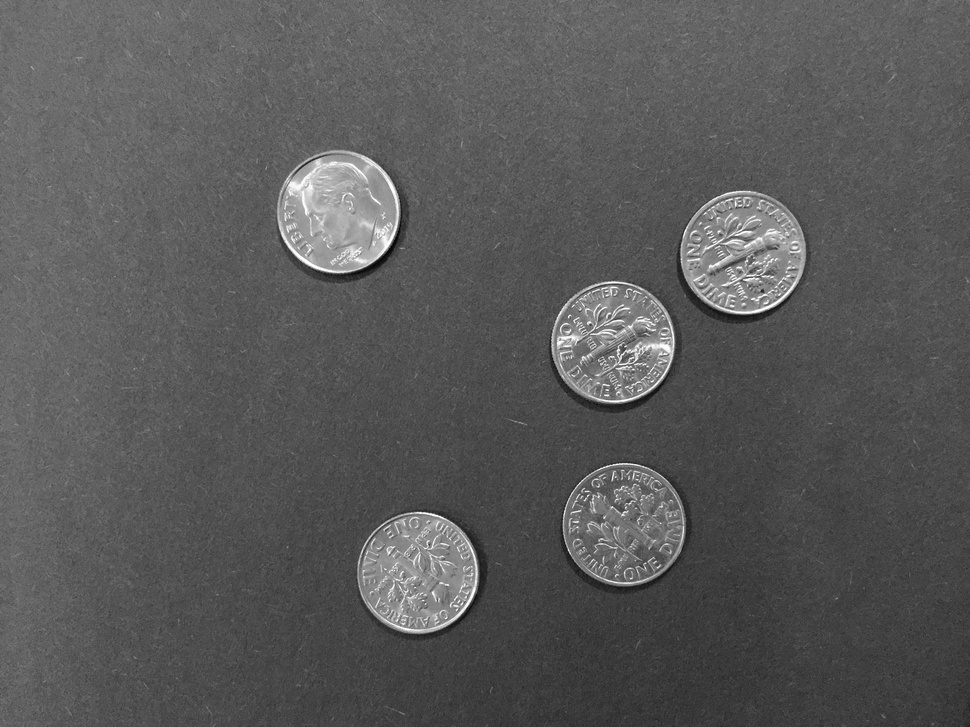
%> input picture 2 Data Processing and Feature Engineering/Module 5/Images/CoinImages/Dime/dimes1.jpg, 970 x 727 px, shrunk from 3264 x 2448 before the run
$ octave --eval "result = segmentTextImage(imread('Images/CoinImages/Dime/dimes1.jpg'));"   (GNU Octave 9; MATLAB toolbox functions it lacks are replaced by stand-ins)
%> lines starting %> are read from the running program, lines starting %| are printed output that depends on the picture; in (x1, y1, x2, y2) boxes, pixels count from 0 and x2, y2 are one past the last pixel; in counts of white or black regions, pixels touching at a corner belong together; the program's own positions count from 1
function [BW,maskedImage] = segmentTextImage(X)
%segmentImage Segment image using auto-generated code from imageSegmenter app
%  [BW,MASKEDIMAGE] = segmentImage(X) segments image X using auto-generated
%  code from the imageSegmenter app. The final segmentation is returned in
%  BW, and a masked image is returned in MASKEDIMAGE.

% Auto-generated by imageSegmenter app on 11-May-2020
%----------------------------------------------------


% Adjust data to span data range.
X = imadjust(X);
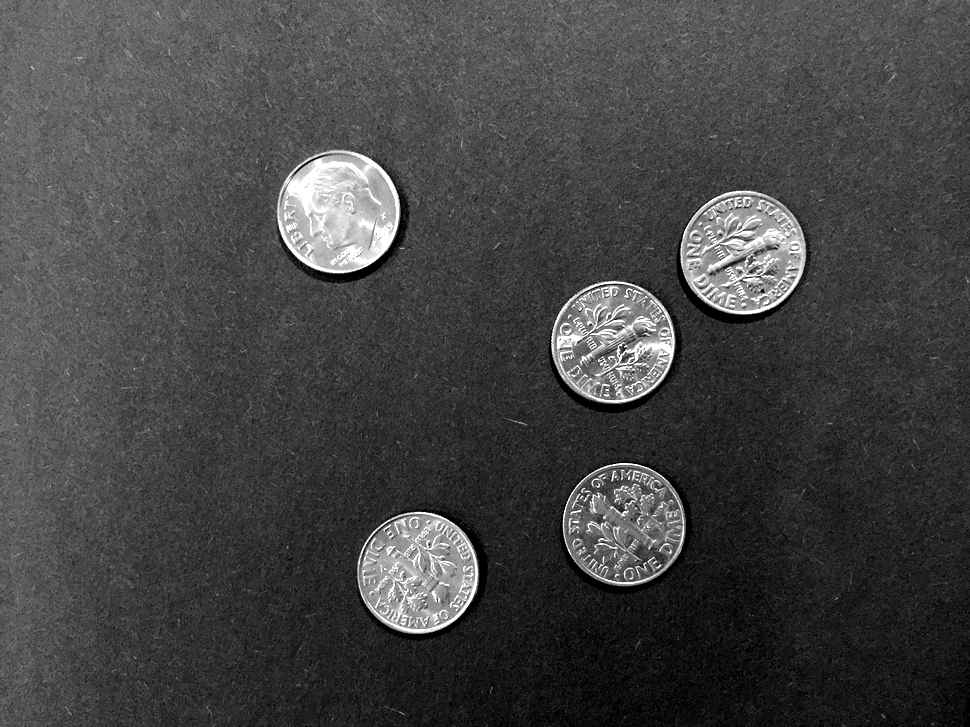
%> X: size 727x970 uint8; min 0, max 255, mean 68.7

% Threshold image - adaptive threshold
BW = imbinarize(X, 'adaptive', 'Sensitivity', 0.900000, 'ForegroundPolarity', 'bright');
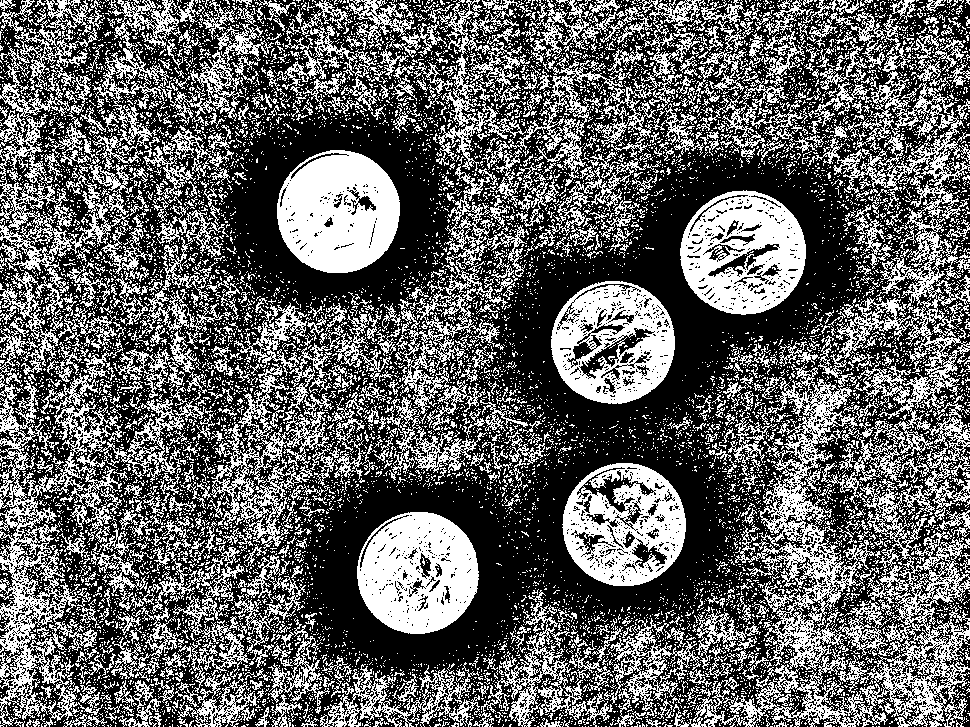
%> BW: size 727x970 logical; 39.2% white in thin lines or dots

% Create masked image.
maskedImage = X;
maskedImage(~BW) = 0;
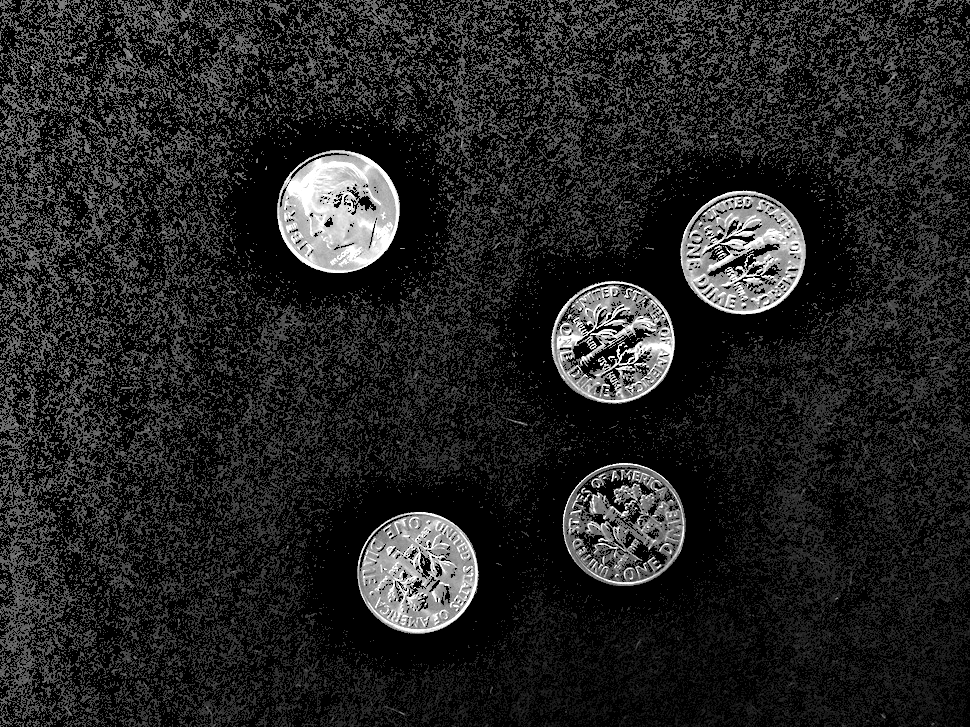
%> maskedImage: size 727x970 uint8; min 0, max 255, mean 36
end

$ run again, on 2 Data Processing and Feature Engineering/Module 5/Images/CoinImages/Dime/dimes2.jpg
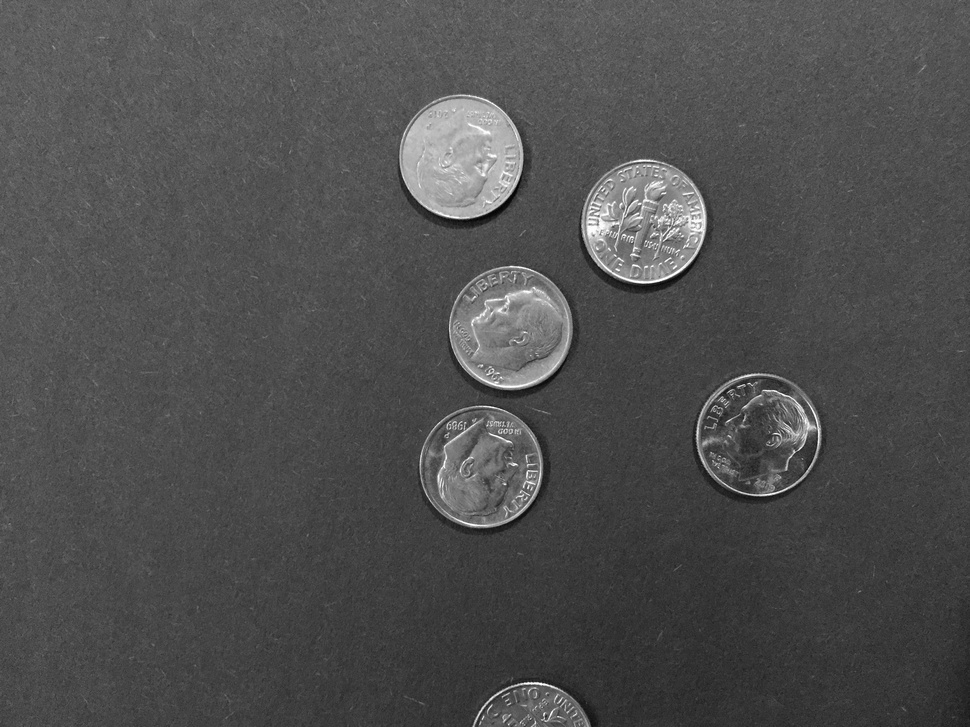
%> input picture 2 Data Processing and Feature Engineering/Module 5/Images/CoinImages/Dime/dimes2.jpg, 970 x 727 px, shrunk from 3264 x 2448 before the run
%> in segmentTextImage, `BW = imbinarize(X, 'adaptive', 'Sensitivity', 0.900000, 'ForegroundPol..`:
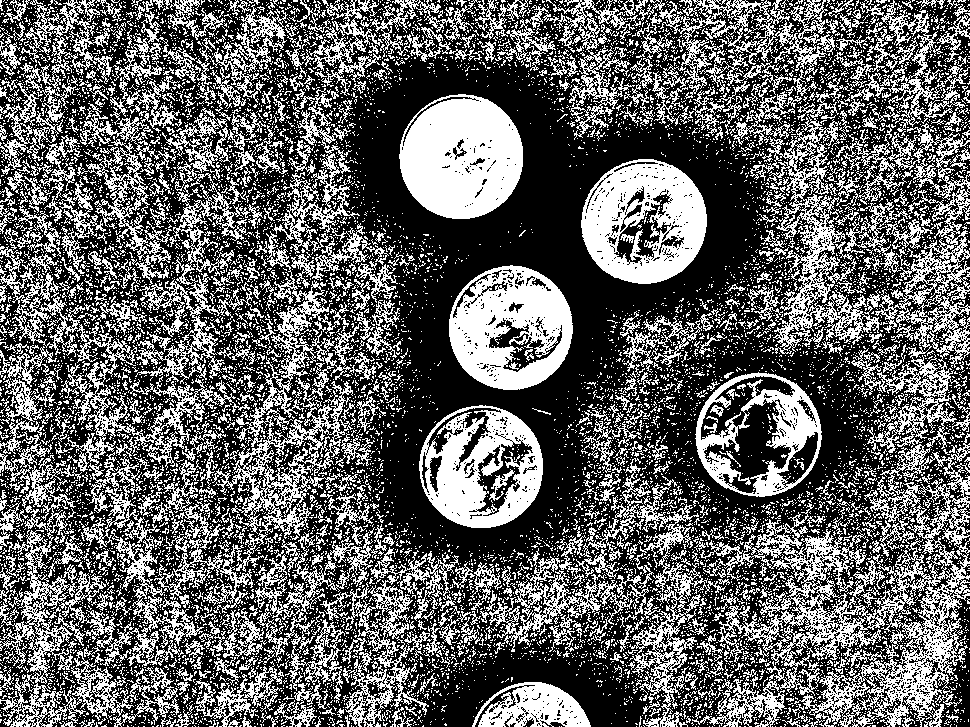
%> BW: size 727x970 logical; 38.9% white in thin lines or dots
%> in segmentTextImage, `maskedImage(~BW) = 0;`:
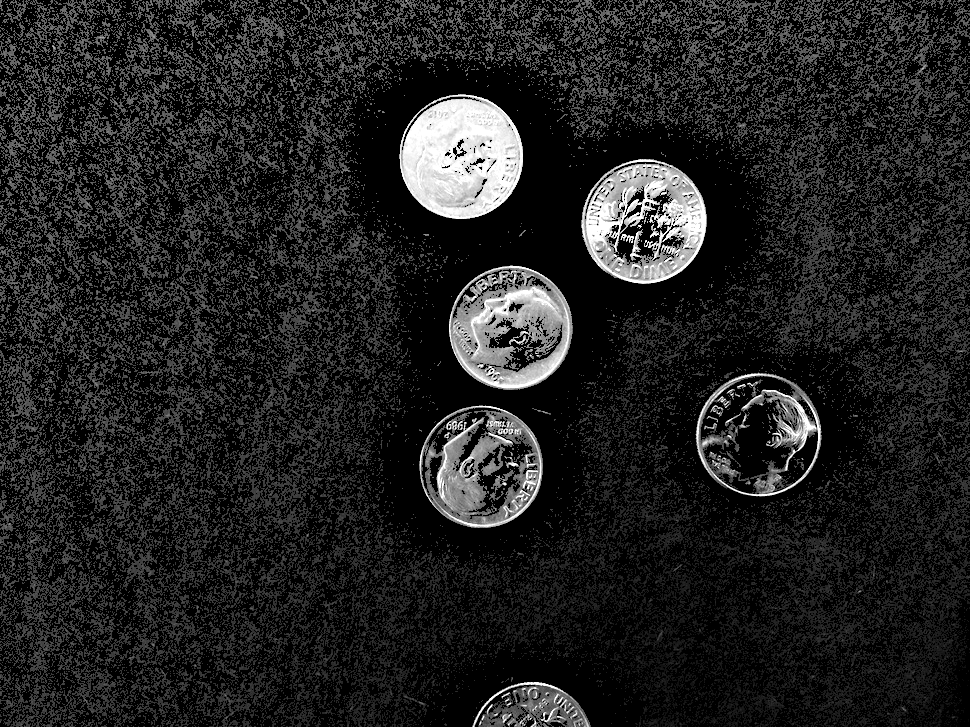
%> maskedImage: size 727x970 uint8; min 0, max 255, mean 33.9

$ run again, on 2 Data Processing and Feature Engineering/Module 5/Images/CoinImages/Dime/dimes3.jpg
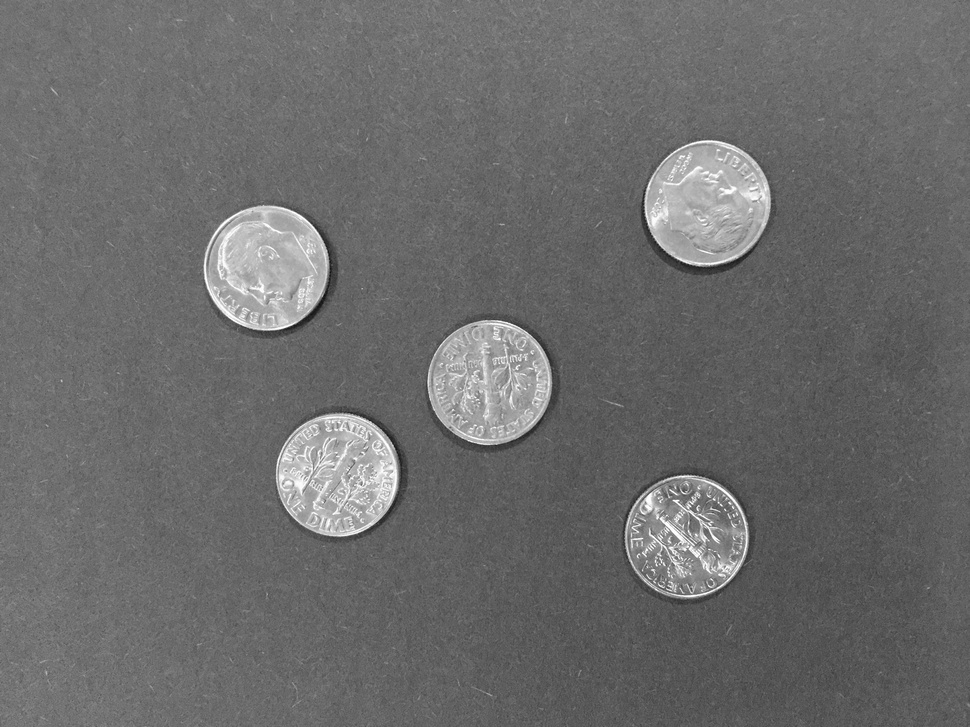
%> input picture 2 Data Processing and Feature Engineering/Module 5/Images/CoinImages/Dime/dimes3.jpg, 970 x 727 px, shrunk from 3264 x 2448 before the run
%> in segmentTextImage, `BW = imbinarize(X, 'adaptive', 'Sensitivity', 0.900000, 'ForegroundPol..`:
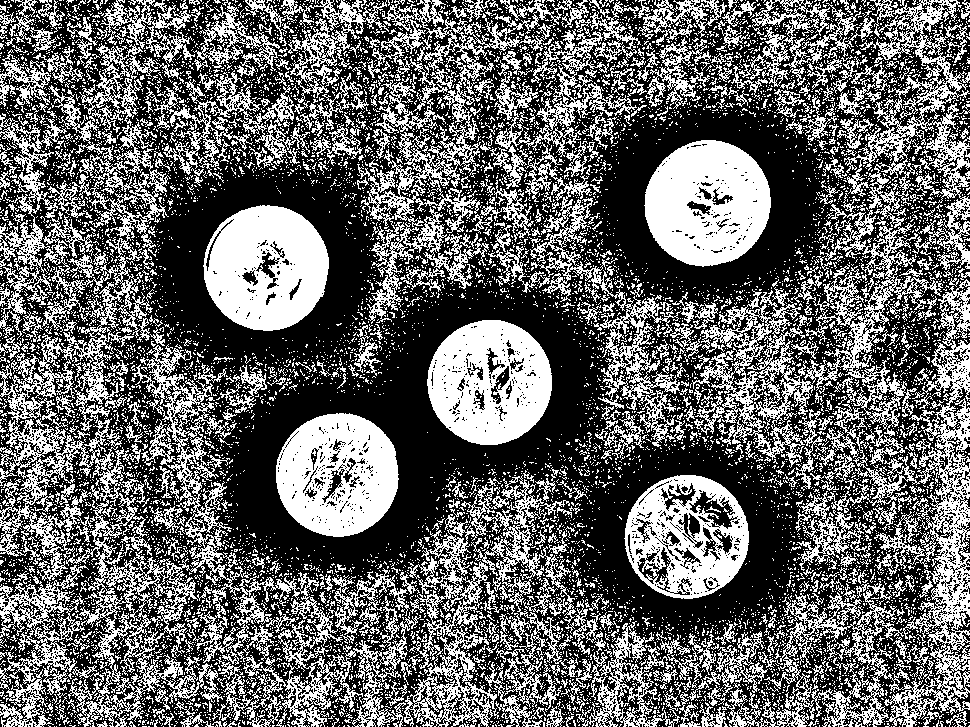
%> BW: size 727x970 logical; 40.2% white; 10320 white regions (9670 under 20 px), largest, box (x1, y1, x2, y2) and area: (0, 113, 410, 727) 42679, (725, 279, 970, 727) 20847, (644, 140, 771, 267) 11737
%> in segmentTextImage, `maskedImage(~BW) = 0;`:
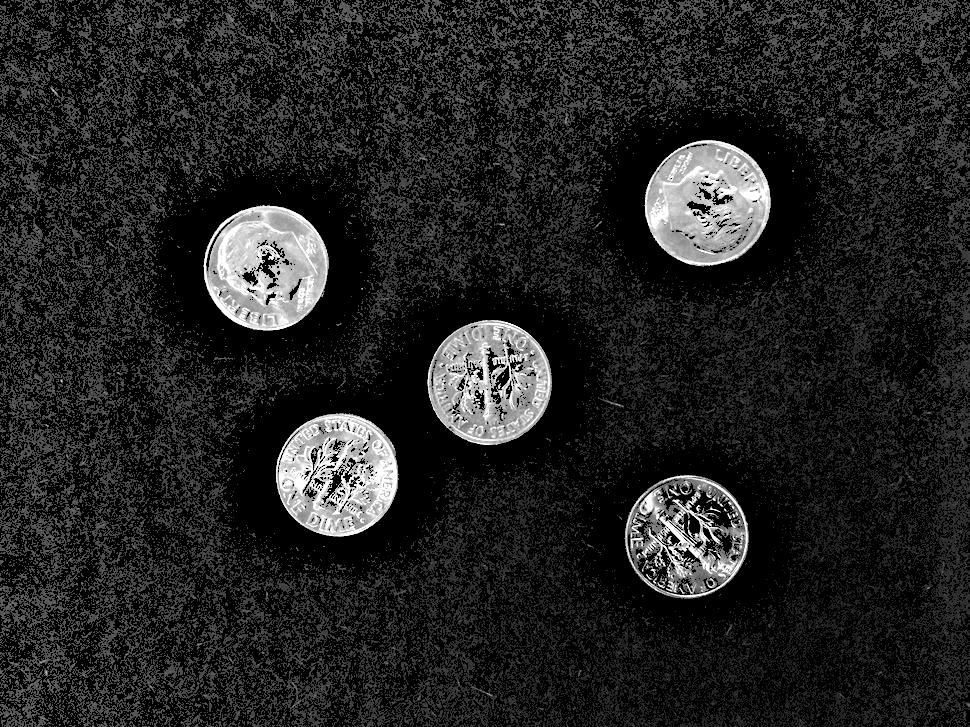
%> maskedImage: size 727x970 uint8; min 0, max 255, mean 34.9
